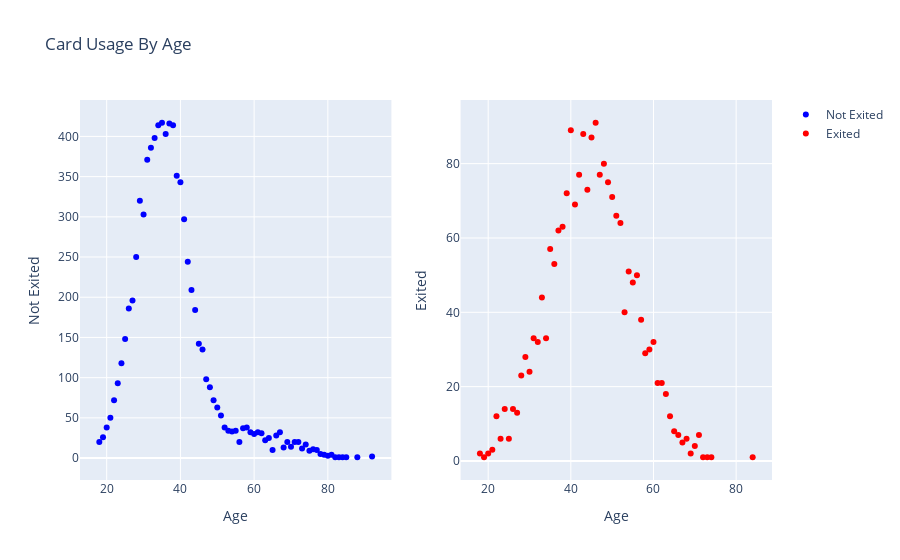

This figure's notebook cell:
### Code cell
df_age_card = df[df["Exited"] == 0].groupby("Age").size().reset_index(name="Count")
df_age_not_card = df[df["Exited"] == 1].groupby("Age").size().reset_index(name="Counts")

fig = make_subplots(rows=1, cols=2)

fig.add_trace(go.Scatter(x=df_age_card["Age"], y=df_age_card["Count"], mode='markers', name='Not Exited', marker=dict(color='blue')), row=1, col=1)
fig.add_trace(go.Scatter(x=df_age_not_card["Age"], y=df_age_not_card["Counts"], mode='markers', name='Exited', marker=dict(color='red')), row=1, col=2)

fig.update_layout(title="Card Usage By Age")
fig.update_xaxes(title_text="Age", row=1, col=1)
fig.update_yaxes(title_text="Not Exited", row=1, col=1)
fig.update_xaxes(title_text="Age", row=1, col=2)
fig.update_yaxes(title_text="Exited", row=1, col=2)

fig.show()

### Figure 1 — Plotly figure (JSON) as saved in the notebook; plotly's stock layout.template omitted (floating-point values rounded to 4 significant figures)
{"data": [{"marker": {"color": "blue"}, "mode": "markers", "name": "Not Exited", "type": "scatter", "x": [18, 19, 20, 21, 22, 23, 24, 25, 26, 27, 28, 29, 30, 31, 32, 33, 34, 35, 36, 37, 38, 39, 40, 41, 42, 43, 44, 45, 46, 47, 48, 49, 50, 51, 52, 53, 54, 55, 56, 57, 58, 59, 60, 61, 62, 63, 64, 65, 66, 67, 68, 69, 70, 71, 72, 73, 74, 75, 76, 77, 78, 79, 80, 81, 82, 83, 84, 85, 88, 92], "xaxis": "x", "y": [20, 26, 38, 50, 72, 93, 118, 148, 186, 196, 250, 320, 303, 371, 386, 398, 414, 417, 403, 416, 414, 351, 343, 297, 244, 209, 184, 142, 135, 98, 88, 72, 63, 53, 38, 34, 33, 34, 20, 37, 38, 32, 30, 32, 31, 22, 25, 10, 28, 32, 13, 20, 14, 20, 20, 12, 17, 9, 11, 10, 5, 4, 3, 4, 1, 1, 1, 1, 1, 2], "yaxis": "y"}, {"marker": {"color": "red"}, "mode": "markers", "name": "Exited", "type": "scatter", "x": [18, 19, 20, 21, 22, 23, 24, 25, 26, 27, 28, 29, 30, 31, 32, 33, 34, 35, 36, 37, 38, 39, 40, 41, 42, 43, 44, 45, 46, 47, 48, 49, 50, 51, 52, 53, 54, 55, 56, 57, 58, 59, 60, 61, 62, 63, 64, 65, 66, 67, 68, 69, 70, 71, 72, 73, 74, 84], "xaxis": "x2", "y": [2, 1, 2, 3, 12, 6, 14, 6, 14, 13, 23, 28, 24, 33, 32, 44, 33, 57, 53, 62, 63, 72, 89, 69, 77, 88, 73, 87, 91, 77, 80, 75, 71, 66, 64, 40, 51, 48, 50, 38, 29, 30, 32, 21, 21, 18, 12, 8, 7, 5, 6, 2, 4, 7, 1, 1, 1, 1], "yaxis": "y2"}], "layout": {"title": {"text": "Card Usage By Age"}, "xaxis": {"anchor": "y", "domain": [0, 0.45], "title": {"text": "Age"}}, "xaxis2": {"anchor": "y2", "domain": [0.55, 1], "title": {"text": "Age"}}, "yaxis": {"anchor": "x", "domain": [0, 1], "title": {"text": "Not Exited"}}, "yaxis2": {"anchor": "x2", "domain": [0, 1], "title": {"text": "Exited"}}}}
